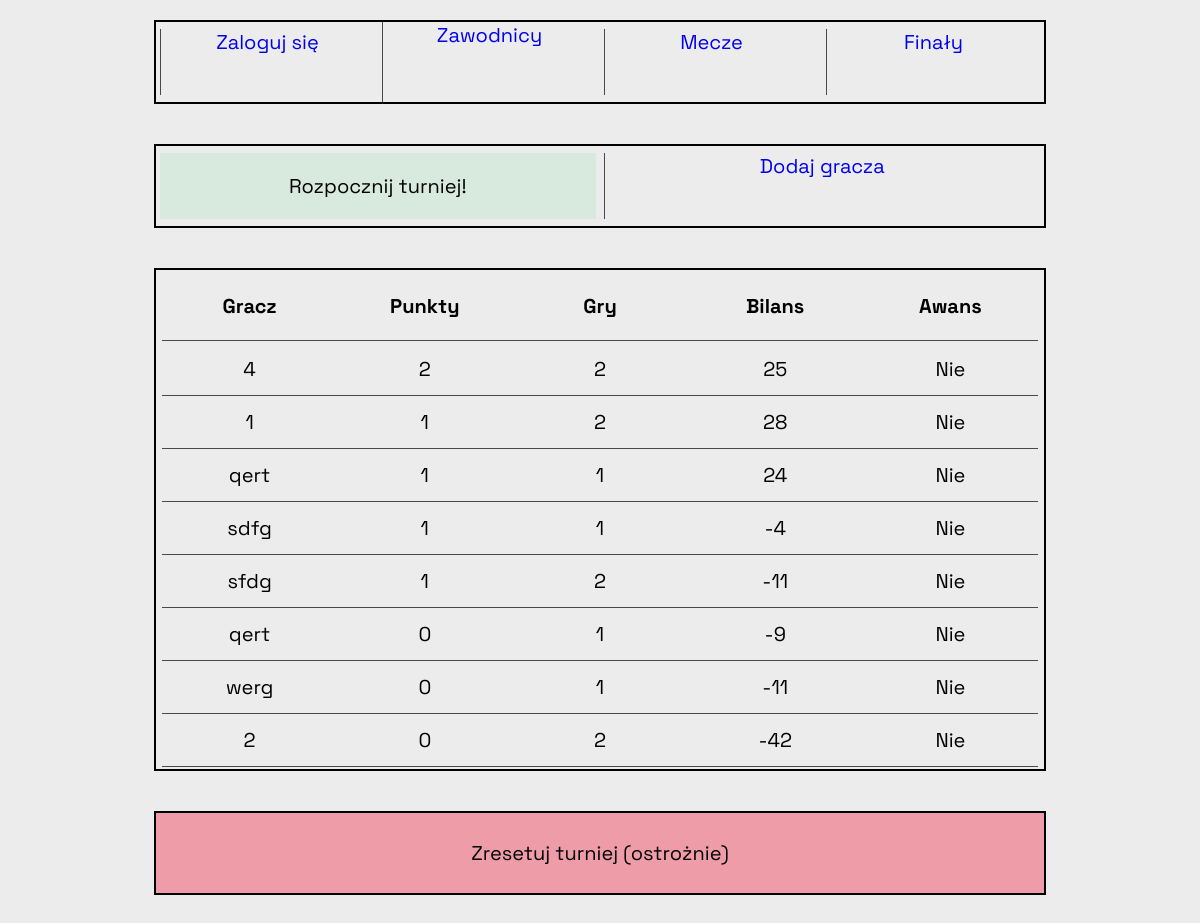
Before: / with the older database file.
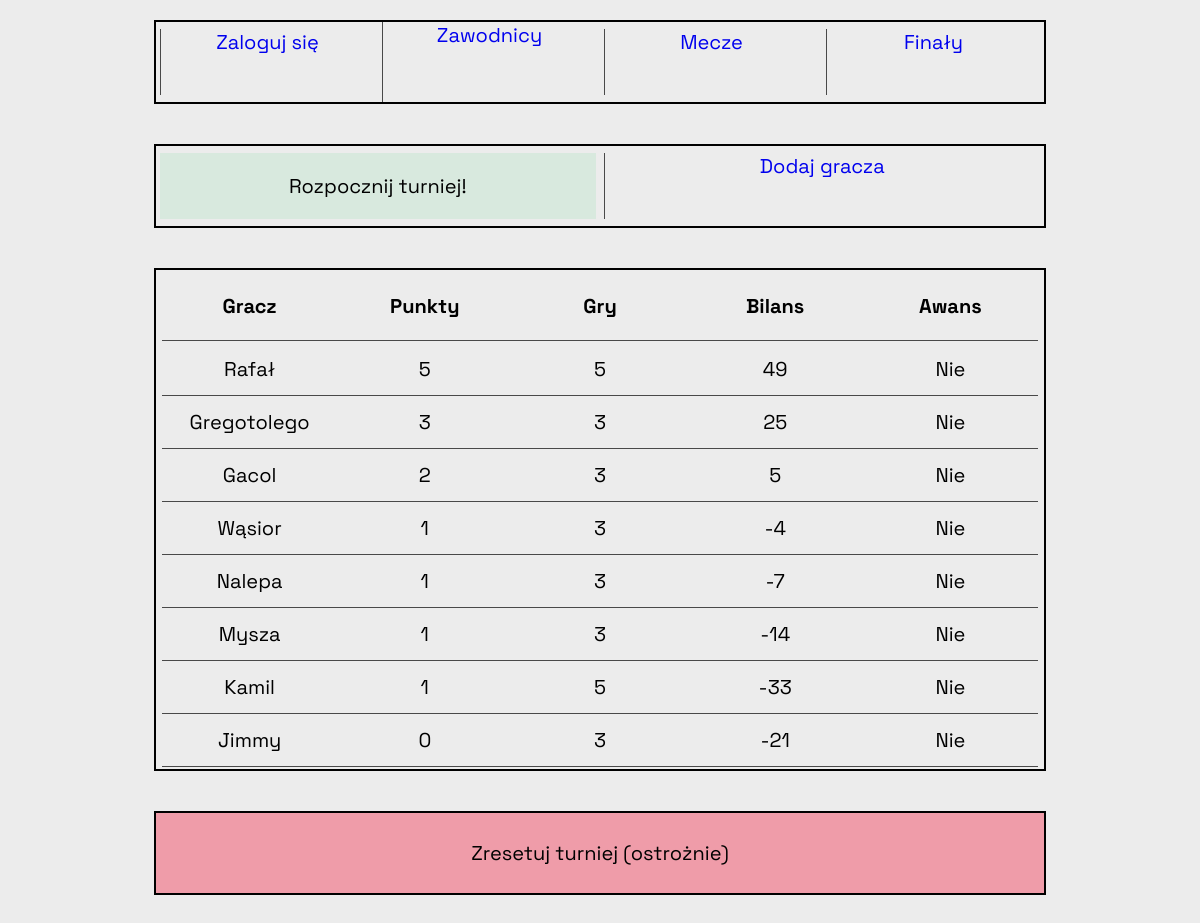
After: the same page with the newer database file.
### table/models.py (models this page shows, shortened)
class Player(models.Model):
    name = models.CharField(max_length=50)
    points = models.SmallIntegerField(default=0)
    games = models.SmallIntegerField(default=0)
    qualified = models.BooleanField(default=False)
    point_balance = models.IntegerField(default=0)

### table/views.py (the view)
# urls.py: path('', views.index, name='index'),
def index(request):
    players = Player.objects.order_by('-points', '-point_balance')
    return render(request, 'table/index.html', context={'players': players})

### table/templates/table/index.html (shortened to what this page needs)
{% extends "table/base.html" %}
{% block content %}
  <div class="navbar">
    <div class='nav-element first bckgr'>
      <form action="{% url "table:start_tournament" %}" method="POST" class='pelne'>
        <button type="submit" class='green'>Rozpocznij turniej!</button>
      </form>
    </div>
    <div class='nav-element bckgr'>
      <a href="{% url "table:add_player" %}" class='pelne'>Dodaj gracza</a>
    </div>
  </div>
  <div class="navbar">
    <table class="players-table">
      <thead>
        <tr>
          <th>Gracz</th>
          <th>Punkty</th>
          <th>Gry</th>
          <th>Bilans</th>
          <th>Awans</th>
        </tr>
      </thead>
      <tbody>
        {% for player in players %}
        <tr class='player-tab'>
          <td>{{ player.name }}</td>
          <td>{{ player.points }}</td>
          <td>{{ player.games }}</td>
          <td>{{ player.point_balance }}</td>
          {% if player.qualified  == False %}
          <td>Nie</td>
          {% else %}
          <td>Tak</td>
          {% endif %}
        </tr>
        {% endfor %}
      </tbody>
    </table>
  </div>
  <div class="navbar red">
    <form action="{% url "table:reset_tournament" %}" method="POST" class='pelne'>
        <button type='submit' class='red pelne'>Zresetuj turniej (ostrożnie)</button>
    </form>
  </div>
{% endblock content %}

Changed rows visible on the page:
removed Player: name "4", points "2", games "2", point_balance "25", qualified "Nie"
removed Player: name "1", points "1", games "2", point_balance "28", qualified "Nie"
removed Player: name "qert", points "1", games "1", point_balance "24", qualified "Nie"
removed Player: name "sdfg", points "1", games "1", point_balance "-4", qualified "Nie"
removed Player: name "sfdg", points "1", games "2", point_balance "-11", qualified "Nie"
removed Player: name "qert", points "0", games "1", point_balance "-9", qualified "Nie"
removed Player: name "werg", points "0", games "1", point_balance "-11", qualified "Nie"
removed Player: name "2", points "0", games "2", point_balance "-42", qualified "Nie"
added Player: name "Rafał", points "5", games "5", point_balance "49", qualified "Nie"
added Player: name "Gregotolego", points "3", games "3", point_balance "25", qualified "Nie"
added Player: name "Gacol", points "2", games "3", point_balance "5", qualified "Nie"
added Player: name "Wąsior", points "1", games "3", point_balance "-4", qualified "Nie"
added Player: name "Nalepa", points "1", games "3", point_balance "-7", qualified "Nie"
added Player: name "Mysza", points "1", games "3", point_balance "-14", qualified "Nie"
added Player: name "Kamil", points "1", games "5", point_balance "-33", qualified "Nie"
added Player: name "Jimmy", points "0", games "3", point_balance "-21", qualified "Nie"
